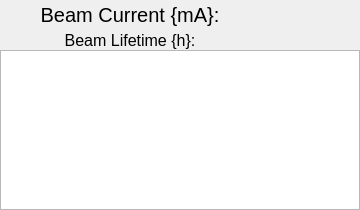
<?xml version="1.0" ?>
<ui version="4.0">
  <class>Dialog</class>
  <widget class="PyDMFrame" name="screen">
    <property name="geometry">
      <rect>
        <x>10</x>
        <y>10</y>
        <width>360</width>
        <height>210</height>
      </rect>
    </property>
    <property name="minimumSize">
      <size>
        <width>360</width>
        <height>210</height>
      </size>
    </property>
    <property name="styleSheet">
      <string notr="true">PyDMFrame#screen {
  color: rgb(0, 0, 0);
  background-color: rgb(200, 200, 200);
  }</string>
    </property>
    <property name="windowTitle">
      <string>beamHistory</string>
    </property>
    <layout class="QGridLayout" name="gridLayout" columnstretch="240,20,100" rowstretch="2,26,2,20,160">
      <property name="leftMargin">
        <number>0</number>
      </property>
      <property name="topMargin">
        <number>0</number>
      </property>
      <property name="rightMargin">
        <number>0</number>
      </property>
      <property name="bottomMargin">
        <number>0</number>
      </property>
      <property name="horizontalSpacing">
        <number>0</number>
      </property>
      <property name="verticalSpacing">
        <number>0</number>
      </property>
      <item row="1" column="0" colspan="2">
        <widget class="QLabel" name="text">
          <property name="geometry">
            <rect>
              <x>0</x>
              <y>2</y>
              <width>260</width>
              <height>26</height>
            </rect>
          </property>
          <property name="sizePolicy">
            <sizepolicy hsizetype="Ignored" vsizetype="Ignored">
              <horstretch>0</horstretch>
              <verstretch>0</verstretch>
            </sizepolicy>
          </property>
          <property name="text">
            <string>Beam Current {mA}:</string>
          </property>
          <property name="font">
            <font>
              <pointsize>15</pointsize>
            </font>
          </property>
          <property name="brush" stdset="0">
            <brush brushstyle="SolidPattern">
              <color alpha="255">
                <red>0</red>
                <green>0</green>
                <blue>0</blue>
              </color>
            </brush>
          </property>
          <property name="toolTip">
            <string>text</string>
          </property>
          <property name="alignment">
            <set>Qt::AlignCenter</set>
          </property>
          <property name="styleSheet">
            <string notr="true">QLabel#text {
  color: rgb(0, 0, 0);
  }</string>
          </property>
        </widget>
      </item>
      <item row="0" column="1" rowspan="3" colspan="2">
        <widget class="PyDMLabel" name="text_update">
          <property name="geometry">
            <rect>
              <x>240</x>
              <y>0</y>
              <width>120</width>
              <height>30</height>
            </rect>
          </property>
          <property name="sizePolicy">
            <sizepolicy hsizetype="Ignored" vsizetype="Ignored">
              <horstretch>0</horstretch>
              <verstretch>0</verstretch>
            </sizepolicy>
          </property>
          <property name="toolTip">
            <string>PV: S:SRcurrentAI</string>
          </property>
          <property name="channel" stdset="0">
            <string>ca://S:SRcurrentAI</string>
          </property>
          <property name="font">
            <font>
              <pointsize>18</pointsize>
            </font>
          </property>
          <property name="alignment">
            <set>Qt::AlignCenter</set>
          </property>
          <property name="textInteractionFlags">
            <set>Qt::TextSelectableByKeyboard|Qt::TextSelectableByMouse</set>
          </property>
          <property name="styleSheet">
            <string notr="true">PyDMLabel#text_update {
  color: rgb(10, 0, 184);
  background-color: rgb(236, 236, 236);
  }</string>
          </property>
        </widget>
      </item>
      <item row="4" column="0" colspan="3">
        <widget class="PyDMWaveformPlot" name="cartesian_plot">
          <property name="geometry">
            <rect>
              <x>0</x>
              <y>50</y>
              <width>360</width>
              <height>160</height>
            </rect>
          </property>
          <property name="sizePolicy">
            <sizepolicy hsizetype="Ignored" vsizetype="Ignored">
              <horstretch>0</horstretch>
              <verstretch>0</verstretch>
            </sizepolicy>
          </property>
          <property name="toolTip">
            <string>cartesian_plot</string>
          </property>
          <property name="title" stdset="0">
            <string/>
          </property>
          <property name="xLabels">
            <stringlist>
              <string>History {Hours}</string>
            </stringlist>
          </property>
          <property name="curves" stdset="0">
            <stringlist>
              <string>{&quot;name&quot;: &quot;curve 1&quot;, &quot;x_channel&quot;: &quot;ca://S:SRtimeCP&quot;, &quot;y_channel&quot;: &quot;ca://S:SRcurrentCP&quot;, &quot;color&quot;: &quot;#2a63e4&quot;, &quot;lineStyle&quot;: 1, &quot;lineWidth&quot;: 1, &quot;symbolSize&quot;: 10, &quot;redraw_mode&quot;: 2, &quot;block_size&quot;: 1200}</string>
            </stringlist>
          </property>
          <property name="autoRangeX" stdset="0">
            <bool>true</bool>
          </property>
          <property name="autoRangeY" stdset="0">
            <bool>false</bool>
          </property>
          <property name="axisColor" stdset="0">
            <color>
              <red>0</red>
              <green>0</green>
              <blue>0</blue>
            </color>
          </property>
          <property name="backgroundColor" stdset="0">
            <color>
              <red>236</red>
              <green>236</green>
              <blue>236</blue>
            </color>
          </property>
        </widget>
      </item>
      <item row="3" column="0" colspan="2">
        <widget class="QLabel" name="text_1">
          <property name="geometry">
            <rect>
              <x>0</x>
              <y>30</y>
              <width>260</width>
              <height>20</height>
            </rect>
          </property>
          <property name="sizePolicy">
            <sizepolicy hsizetype="Ignored" vsizetype="Ignored">
              <horstretch>0</horstretch>
              <verstretch>0</verstretch>
            </sizepolicy>
          </property>
          <property name="text">
            <string>Beam Lifetime {h}:</string>
          </property>
          <property name="font">
            <font>
              <pointsize>12</pointsize>
            </font>
          </property>
          <property name="brush" stdset="0">
            <brush brushstyle="SolidPattern">
              <color alpha="255">
                <red>0</red>
                <green>0</green>
                <blue>0</blue>
              </color>
            </brush>
          </property>
          <property name="toolTip">
            <string>text_1</string>
          </property>
          <property name="alignment">
            <set>Qt::AlignCenter</set>
          </property>
          <property name="styleSheet">
            <string notr="true">QLabel#text_1 {
  color: rgb(0, 0, 0);
  }</string>
          </property>
        </widget>
      </item>
      <item row="3" column="1" colspan="2">
        <widget class="PyDMLabel" name="text_update_1">
          <property name="geometry">
            <rect>
              <x>240</x>
              <y>30</y>
              <width>120</width>
              <height>20</height>
            </rect>
          </property>
          <property name="sizePolicy">
            <sizepolicy hsizetype="Ignored" vsizetype="Ignored">
              <horstretch>0</horstretch>
              <verstretch>0</verstretch>
            </sizepolicy>
          </property>
          <property name="toolTip">
            <string>PV: S:SRlifeTimeHrsCC</string>
          </property>
          <property name="channel" stdset="0">
            <string>ca://S:SRlifeTimeHrsCC</string>
          </property>
          <property name="font">
            <font>
              <pointsize>12</pointsize>
            </font>
          </property>
          <property name="alignment">
            <set>Qt::AlignCenter</set>
          </property>
          <property name="textInteractionFlags">
            <set>Qt::TextSelectableByKeyboard|Qt::TextSelectableByMouse</set>
          </property>
          <property name="styleSheet">
            <string notr="true">PyDMLabel#text_update_1 {
  color: rgb(10, 0, 184);
  background-color: rgb(236, 236, 236);
  }</string>
          </property>
        </widget>
      </item>
    </layout>
    <zorder>text</zorder>
    <zorder>text_update</zorder>
    <zorder>cartesian_plot</zorder>
    <zorder>text_1</zorder>
    <zorder>text_update_1</zorder>
  </widget>
  <customwidgets>
    <customwidget>
      <class>PyDMLabel</class>
      <extends>QLabel</extends>
      <header>pydm.widgets.label</header>
    </customwidget>
    <customwidget>
      <class>PyDMWaveformPlot</class>
      <extends>QGraphicsView</extends>
      <header>pydm.widgets.waveformplot</header>
    </customwidget>
    <customwidget>
      <class>PyDMFrame</class>
      <extends>QFrame</extends>
      <header>pydm.widgets.frame</header>
    </customwidget>
  </customwidgets>
</ui>
